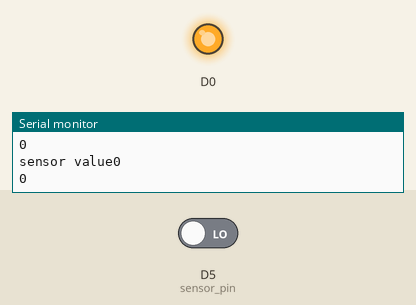
Recording of a sketch running on a simulated ESP8266 (NodeMCU). Parts: output pins drawn as LEDs (lit = HIGH), the last lines printed to the serial monitor. The inputs (shaded band) are chosen by the test bench; at power-on: D5 (sensor_pin) LOW.

Above: at 2.8 s.
2.9 s: D5 (sensor_pin) driven HIGH
At 3.7 s:
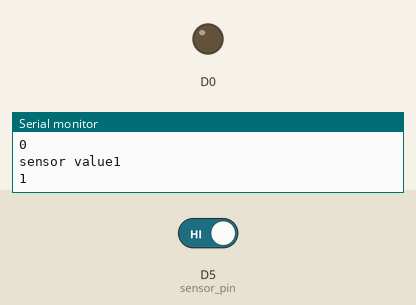
4.5 s: D5 (sensor_pin) driven LOW
At 5.3 s:
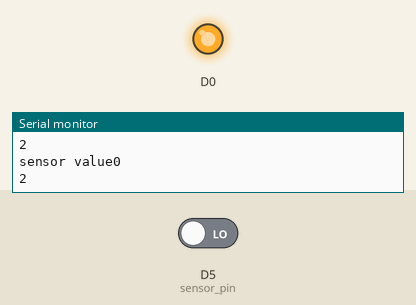
Timing chart, 0 to 7.5 s (numbered marks = the images above; inputs shaded):
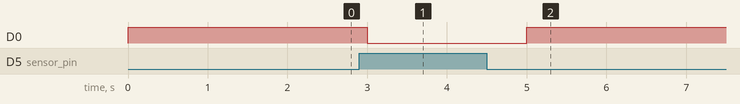

Measured:
- after the input at 2.9 s, D0: HIGH → LOW after 0.10 s
- after the input at 4.5 s, D0: LOW → HIGH after 0.50 s

The sketch:

dtu18.ino
```cpp
void setup() {
  // put your setup code here, to run once:
//mode initialise
pinMode(D0,OUTPUT);
pinMode(D5,INPUT);//sensor pin
Serial.begin(9600);

}
int a=0;
void loop() {
  // put your main code here, to run repeatedly:

int sensor_value=digitalRead(D5);

Serial.print("sensor value");
Serial.println(sensor_value);
if(sensor_value == HIGH)
{
  a=a+1;
digitalWrite(D0,LOW);

}
if(sensor_value == LOW)
{
digitalWrite(D0,HIGH);

}
Serial.println(a);
delay(1000);
}
```
